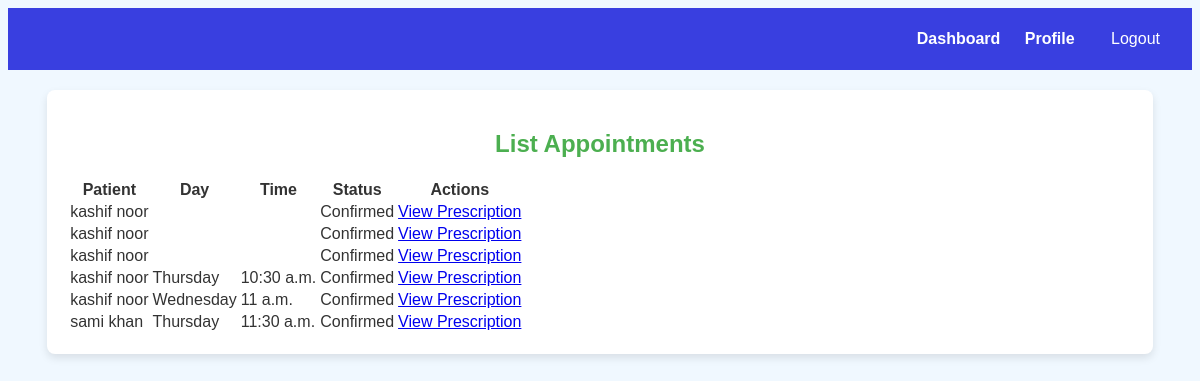
Page /appointment/confirmed_appointments/ (signed in) on the committed database.
### appointment/models.py (models this page shows, shortened)
class Appointment(models.Model):
    appointment_id = models.AutoField(primary_key=True)
    patient = models.ForeignKey(Patient, on_delete=models.CASCADE)
    doctor = models.ForeignKey(Doctor, on_delete=models.CASCADE)
    appointment_date = models.DateField(null=True)
    appointment_time = models.TimeField(null=True)
    time_slot = models.ForeignKey('TimeSlot', null=True, blank=True, on_delete=models.SET_NULL)  # Link to TimeSlot
    status = models.CharField(max_length=20, choices=[('Pending', 'Pending'), ('Confirmed', 'Confirmed'), ('Rescheduled', 'Rescheduled')], default='Pending')
    confirmed_by = models.ForeignKey(Doctor, null=True, blank=True, related_name='confirmed_appointments', on_delete=models.SET_NULL)

class TimeSlot(models.Model):
    doctor = models.ForeignKey(Doctor, on_delete=models.CASCADE)
    day = models.ForeignKey(AvailableDay, on_delete=models.CASCADE)
    time = models.TimeField()

class AvailableDay(models.Model):
    doctor = models.ForeignKey(Doctor, on_delete=models.CASCADE)
    day = models.CharField(max_length=9)

### user/models.py (models this page shows, shortened)
class User(AbstractUser):
    CNIC_no = models.CharField(max_length=15, unique=True)
    contact_number = models.CharField(max_length=15)
    address = models.CharField(max_length=255)
    gender = models.CharField(max_length=10, choices=[('M', 'Male'), ('F', 'Female')])
    profile_pic = models.ImageField(upload_to='images/profile_pics/', blank=True, null=True)

### appointment/views.py (the view)
# urls.py: path('confirmed_appointments/', ConfirmedAppointmentsView.as_view(), name='confirmed_appointments'),
class ConfirmedAppointmentsView(ListView):
    model = Appointment
    template_name = 'appointment/confirmed_appointments.html'  # Your template
    context_object_name = 'confirmed_appointments'
    def get_queryset(self):
        try:
            return Appointment.objects.filter(doctor=self.request.user.doctor, status='Confirmed').prefetch_related('prescription')
        except ObjectDoesNotExist:
            return redirect('login')
    def get_context_data(self, **kwargs):
        context = super().get_context_data(**kwargs)
        return context

### user/models.py (called while the page is built)
    def __str__(self):
        return f"{self.first_name} {self.last_name}"

### appointment/templates/appointment/confirmed_appointments.html
{% extends 'user/base.html' %}
{% block content %}
<div class="appointments-container">
    <h2>List Appointments</h2>
    <div class="table-wrapper">
        <table class="styled-table">
            <thead>
                <tr>
                    <th>Patient</th>
                    <th>Day</th>
                    <th>Time</th>
                    <th>Status</th>
                    <th>Actions</th>
                </tr>
            </thead>
            <tbody>
                {% for appointment in confirmed_appointments %}
                <tr>
                    <td>{{ appointment.patient }}</td>
                    <td>{{ appointment.time_slot.day.day }}</td>
                    <td>{{ appointment.time_slot.time }}</td>
                    <td>{{ appointment.status }}</td>
                    <td>
                        {% if appointment.prescription %}
                            <a href="{% url 'view_specific_prescription' appointment.appointment_id %}" class="btn btn-secondary">View Prescription</a>
                        {% else %}
                            <a href="{% url 'create_prescription' appointment.appointment_id %}" class="btn btn-primary">Create Prescription</a>
                        {% endif %}
                    </td>
                </tr>
                {% empty %}
                <tr>
                    <td colspan="5" class="no-data">No appointments found.</td>
                </tr>
                {% endfor %}
            </tbody>
        </table>
    </div>
</div>
{% endblock %}

### user/templates/user/base.html (shortened to what this page needs)
{% load static %}
<!DOCTYPE html>
<html lang="en">
<head>
    <link rel="stylesheet" href="{% static 'css/style1.css' %}">
</head>
<body>
    <header>
        <nav>
            <ul>
                {% if user.is_authenticated %}
                    {% if user.patient %}
                    <li><a href="{% url 'patient_dashboard' %}">Dashboard</a></li>
                    <li><a href="{% url 'patient_profile' %}">Profile</a></li>
                    {% elif user.doctor %}
                    <li><a href="{% url 'doctor_dashboard' %}">Dashboard</a></li>
                    <li><a href="{% url 'doctor_profile' %}">Profile</a></li>
                    {% endif %}
                    <li>
                        <form method="post" action="{% url 'logout' %}" style="display: inline;">
                            <button type="submit" style="background:none; border:none; color:inherit; cursor:pointer;">
                                Logout
                            </button>
                        </form>
                    </li>
                {% else %}
                    <li><a href="{% url 'main_page' %}">Home</a></li>
                    <li><a href="{% url 'login' %}">Login</a></li>
                {% endif %}
            </ul>
        </nav>
    </header>
    <div class="container">
        {% block content %}
        {% endblock %}
    </div>
</body>
</html>

### user/static/css/style1.css (style rules this page uses)
body { font-family: 'Arial', sans-serif; background-color: #f0f8ff; color: #333; }
header { background-color: #393fe0; padding: 10px; text-align: right; color: white; }
nav ul { list-style-type: none; margin: 0; padding: 60; }
nav ul li { display: inline; margin: 0 10px; }
nav ul li a { color: white; text-decoration: none; font-weight: bold; }
.container { max-width: 90%; margin: 20px auto; padding: 20px; background-color: #ffffff; border-radius: 8px; box-shadow: 0px 4px 8px rgba(0, 0, 0, 0.1); }
form { display: flex; flex-direction: column; }
form button { padding: 12px; background-color: #4caf50; color: white; border: none; border-radius: 5px; cursor: pointer; font-size: 16px; }
h2 { color: #4caf50; text-align: center; }

### rows in the picture
Appointment: patient "kashif noor", status "Confirmed", shows "View Prescription"
Appointment: patient "kashif noor", status "Confirmed", shows "View Prescription"
Appointment: patient "kashif noor", status "Confirmed", shows "View Prescription"
Appointment: patient "kashif noor", time_slot.day.day "Thursday", time_slot.time "10:30 a.m.", status "Confirmed", shows "View Prescription"
Appointment: patient "kashif noor", time_slot.day.day "Wednesday", time_slot.time "11 a.m.", status "Confirmed", shows "View Prescription"
Appointment: patient "sami khan", time_slot.day.day "Thursday", time_slot.time "11:30 a.m.", status "Confirmed", shows "View Prescription"
